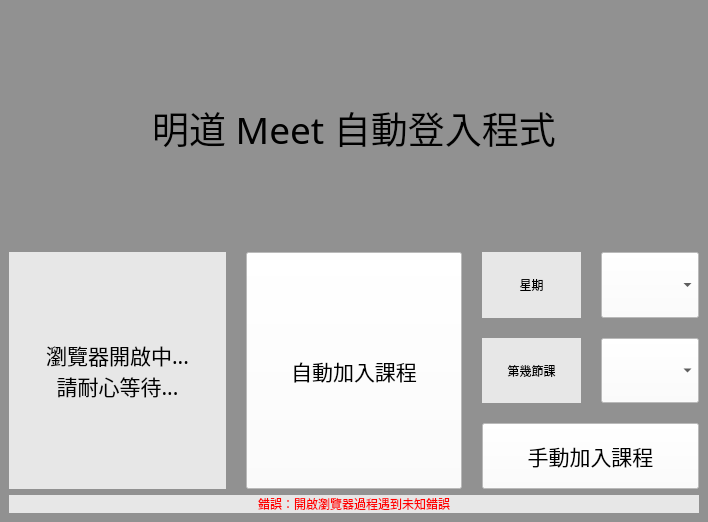
<?xml version="1.0" encoding="UTF-8"?>
<ui version="4.0">
 <class>MainWindow</class>
 <widget class="QMainWindow" name="MainWindow">
  <property name="geometry">
   <rect>
    <x>0</x>
    <y>0</y>
    <width>708</width>
    <height>522</height>
   </rect>
  </property>
  <property name="windowTitle">
   <string>MDHS Auto Meet Login</string>
  </property>
  <property name="styleSheet">
   <string notr="true"/>
  </property>
  <widget class="QWidget" name="centralwidget">
   <property name="autoFillBackground">
    <bool>false</bool>
   </property>
   <property name="styleSheet">
    <string notr="true">QWidget#centralwidget {
border-image:url(background.jpg);
background-color: rgba(0, 0, 0, 100);
}
</string>
   </property>
   <layout class="QGridLayout" name="gridLayout" rowstretch="5,5,0">
    <item row="1" column="0">
     <layout class="QHBoxLayout" name="horizontalLayout" stretch="0,0,0">
      <property name="spacing">
       <number>20</number>
      </property>
      <property name="sizeConstraint">
       <enum>QLayout::SetDefaultConstraint</enum>
      </property>
      <item>
       <widget class="QLabel" name="wait1">
        <property name="font">
         <font>
          <family>微軟正黑體</family>
          <pointsize>16</pointsize>
         </font>
        </property>
        <property name="styleSheet">
         <string notr="true">QLabel {
	background-color: rgba(255,255,255,200);
}
</string>
        </property>
        <property name="text">
         <string>瀏覽器開啟中...
請耐心等待...</string>
        </property>
        <property name="alignment">
         <set>Qt::AlignCenter</set>
        </property>
       </widget>
      </item>
      <item>
       <widget class="QPushButton" name="auto_enter">
        <property name="sizePolicy">
         <sizepolicy hsizetype="Minimum" vsizetype="Preferred">
          <horstretch>0</horstretch>
          <verstretch>0</verstretch>
         </sizepolicy>
        </property>
        <property name="font">
         <font>
          <family>微軟正黑體</family>
          <pointsize>16</pointsize>
          <underline>false</underline>
         </font>
        </property>
        <property name="mouseTracking">
         <bool>false</bool>
        </property>
        <property name="acceptDrops">
         <bool>true</bool>
        </property>
        <property name="autoFillBackground">
         <bool>false</bool>
        </property>
        <property name="styleSheet">
         <string notr="true">QPushButton#auto_enter {
	background-color: rgba(255,255,255,200);
}
</string>
        </property>
        <property name="text">
         <string>自動加入課程</string>
        </property>
       </widget>
      </item>
      <item>
       <layout class="QVBoxLayout" name="verticalLayout" stretch="0,0,0">
        <item>
         <layout class="QHBoxLayout" name="horizontalLayout_5">
          <item>
           <widget class="QLabel" name="label_day">
            <property name="styleSheet">
             <string notr="true">QLabel {
	background-color: rgba(255,255,255,200);
}
</string>
            </property>
            <property name="text">
             <string>星期</string>
            </property>
            <property name="alignment">
             <set>Qt::AlignCenter</set>
            </property>
           </widget>
          </item>
          <item>
           <widget class="QComboBox" name="box_day">
            <property name="sizePolicy">
             <sizepolicy hsizetype="Preferred" vsizetype="Preferred">
              <horstretch>0</horstretch>
              <verstretch>0</verstretch>
             </sizepolicy>
            </property>
            <property name="styleSheet">
             <string notr="true">QComboBox {
	background-color: rgba(255,255,255,200);
}
</string>
            </property>
           </widget>
          </item>
         </layout>
        </item>
        <item>
         <layout class="QHBoxLayout" name="horizontalLayout_6">
          <item>
           <widget class="QLabel" name="labe_class">
            <property name="styleSheet">
             <string notr="true">QLabel {
	background-color: rgba(255,255,255,200);
}
</string>
            </property>
            <property name="text">
             <string>第幾節課</string>
            </property>
            <property name="alignment">
             <set>Qt::AlignCenter</set>
            </property>
           </widget>
          </item>
          <item>
           <widget class="QComboBox" name="box_class">
            <property name="sizePolicy">
             <sizepolicy hsizetype="Preferred" vsizetype="Preferred">
              <horstretch>0</horstretch>
              <verstretch>0</verstretch>
             </sizepolicy>
            </property>
            <property name="styleSheet">
             <string notr="true">QComboBox {
	background-color: rgba(255,255,255,200);
}
</string>
            </property>
           </widget>
          </item>
         </layout>
        </item>
        <item>
         <widget class="QPushButton" name="manual_enter">
          <property name="sizePolicy">
           <sizepolicy hsizetype="Minimum" vsizetype="Preferred">
            <horstretch>0</horstretch>
            <verstretch>0</verstretch>
           </sizepolicy>
          </property>
          <property name="font">
           <font>
            <family>微軟正黑體</family>
            <pointsize>16</pointsize>
           </font>
          </property>
          <property name="styleSheet">
           <string notr="true">QPushButton {
	background-color: rgba(255,255,255,200);
}
</string>
          </property>
          <property name="text">
           <string>手動加入課程</string>
          </property>
         </widget>
        </item>
       </layout>
      </item>
     </layout>
    </item>
    <item row="0" column="0">
     <widget class="QLabel" name="label">
      <property name="enabled">
       <bool>true</bool>
      </property>
      <property name="font">
       <font>
        <family>微軟正黑體</family>
        <pointsize>28</pointsize>
       </font>
      </property>
      <property name="layoutDirection">
       <enum>Qt::LeftToRight</enum>
      </property>
      <property name="text">
       <string>明道 Meet 自動登入程式</string>
      </property>
      <property name="alignment">
       <set>Qt::AlignCenter</set>
      </property>
     </widget>
    </item>
    <item row="2" column="0">
     <layout class="QHBoxLayout" name="horizontalLayout_2">
      <property name="spacing">
       <number>20</number>
      </property>
      <item>
       <widget class="QLabel" name="auto_error">
        <property name="font">
         <font>
          <family>微軟正黑體</family>
          <pointsize>9</pointsize>
          <weight>50</weight>
          <bold>false</bold>
         </font>
        </property>
        <property name="styleSheet">
         <string notr="true">QLabel{ color:red; background-color: rgba(255, 255, 255, 200); }</string>
        </property>
        <property name="text">
         <string>錯誤：開啟瀏覽器過程遇到未知錯誤</string>
        </property>
        <property name="alignment">
         <set>Qt::AlignCenter</set>
        </property>
       </widget>
      </item>
     </layout>
    </item>
   </layout>
  </widget>
  <widget class="QMenuBar" name="menubar">
   <property name="geometry">
    <rect>
     <x>0</x>
     <y>0</y>
     <width>708</width>
     <height>18</height>
    </rect>
   </property>
  </widget>
 </widget>
 <resources/>
 <connections/>
</ui>
